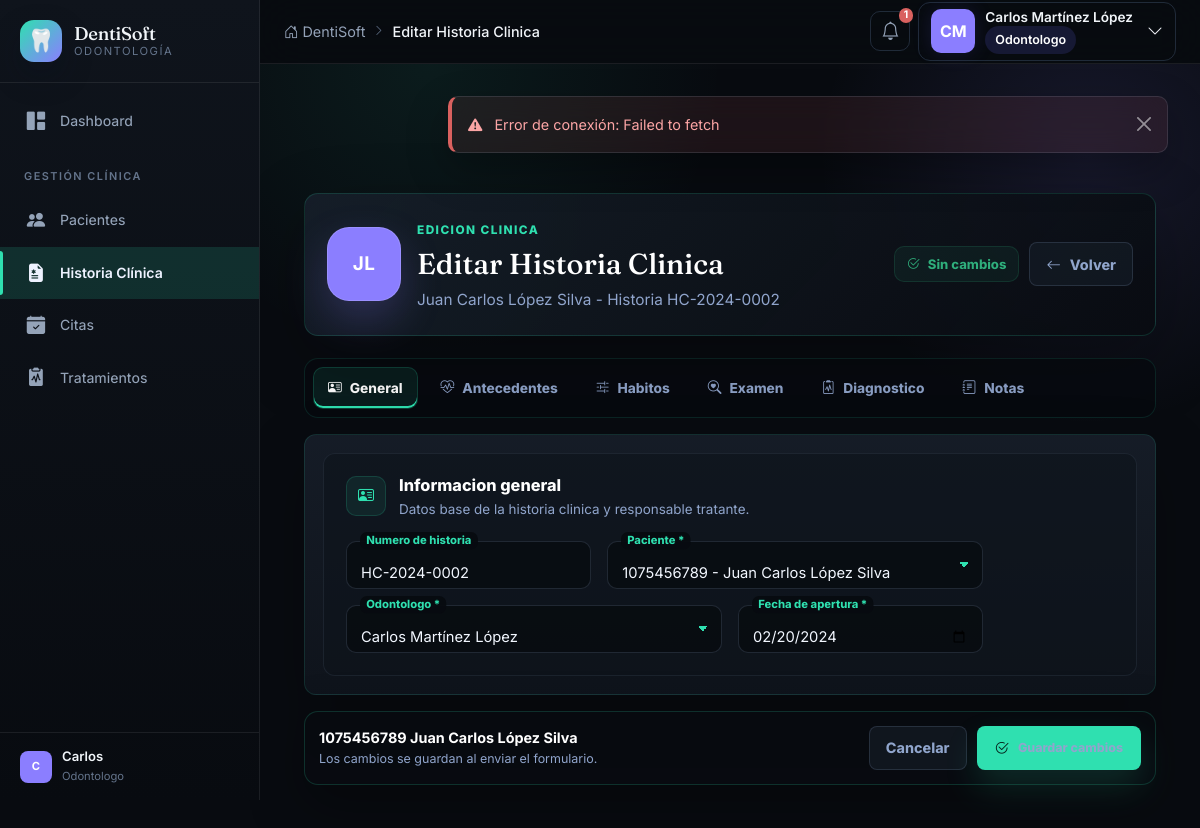
The app's page /modules/historia_clinica/editar.php?id=2 (signed in) with its own data.
### tables this page shows
CREATE TABLE IF NOT EXISTS usuarios (
    id INT AUTO_INCREMENT PRIMARY KEY,
    rol_id INT NOT NULL,
    nombre VARCHAR(100) NOT NULL,
    apellido VARCHAR(100) NOT NULL,
    email VARCHAR(150) NOT NULL UNIQUE,
    password VARCHAR(255) NOT NULL,
    telefono VARCHAR(20),
    estado ENUM('activo','inactivo','suspendido') DEFAULT 'activo',
    ultimo_acceso DATETIME,
    created_at TIMESTAMP DEFAULT CURRENT_TIMESTAMP,
    updated_at TIMESTAMP DEFAULT CURRENT_TIMESTAMP ON UPDATE CURRENT_TIMESTAMP,
    FOREIGN KEY (rol_id) REFERENCES roles(id)
);

CREATE TABLE IF NOT EXISTS historias_clinicas (
    id INT AUTO_INCREMENT PRIMARY KEY,
    paciente_id INT NOT NULL,
    odontologo_id INT NOT NULL,
    numero_historia VARCHAR(20) NOT NULL UNIQUE,
    fecha_apertura DATE NOT NULL,
    motivo_consulta TEXT,
    enfermedad_actual TEXT,
    antecedentes_medicos TEXT,
    antecedentes_odontologicos TEXT,
    medicamentos_actuales TEXT,
    alergias TEXT,
    habito_tabaco BOOLEAN DEFAULT FALSE,
    habito_alcohol BOOLEAN DEFAULT FALSE,
    habito_bruxismo BOOLEAN DEFAULT FALSE,
    otros_habitos TEXT,
    presion_arterial VARCHAR(10),
    frecuencia_cardiaca INT,
    temperatura DECIMAL(4,1),
    examen_extraoral TEXT,
    examen_intraoral TEXT,
    diagnostico TEXT,
    plan_tratamiento_inicial TEXT,
    observaciones TEXT,
    estado ENUM('activa','archivada') DEFAULT 'activa',
    created_at TIMESTAMP DEFAULT CURRENT_TIMESTAMP,
    updated_at TIMESTAMP DEFAULT CURRENT_TIMESTAMP ON UPDATE CURRENT_TIMESTAMP,
    FOREIGN KEY (paciente_id) REFERENCES pacientes(id),
    FOREIGN KEY (odontologo_id) REFERENCES usuarios(id)
);

CREATE TABLE IF NOT EXISTS pacientes (
    id INT AUTO_INCREMENT PRIMARY KEY,
    numero_documento VARCHAR(20) NOT NULL UNIQUE,
    tipo_documento ENUM('CC','TI','CE','PAS','RC') DEFAULT 'CC',
    nombre VARCHAR(100) NOT NULL,
    apellido VARCHAR(100) NOT NULL,
    fecha_nacimiento DATE,
    genero ENUM('M','F','Otro'),
    telefono VARCHAR(20),
    email VARCHAR(150),
    direccion TEXT,
    ciudad VARCHAR(100) DEFAULT 'Neiva',
    eps VARCHAR(100),
    tipo_afiliacion ENUM('contributivo','subsidiado','particular','otro') DEFAULT 'particular',
    grupo_sanguineo VARCHAR(5),
    estado ENUM('activo','inactivo') DEFAULT 'activo',
    created_at TIMESTAMP DEFAULT CURRENT_TIMESTAMP,
    updated_at TIMESTAMP DEFAULT CURRENT_TIMESTAMP ON UPDATE CURRENT_TIMESTAMP
);

### modules/historia_clinica/editar.php (the view, shortened to what the rows shown need)
<?php
require_once __DIR__ . '/../../config/session.php';
$cssAdicional = 'historia-premium.css';
$id = filter_input(INPUT_GET, 'id', FILTER_VALIDATE_INT);
try {
    $db = getDB();
    $stmt = $db->prepare("SELECT hc.*, p.nombre AS paciente_nombre, p.apellido AS paciente_apellido, p.numero_documento
        FROM historias_clinicas hc
        JOIN pacientes p ON p.id = hc.paciente_id
        WHERE hc.id = :id");
    $stmt->execute([':id' => $id]);
    $historia = $stmt->fetch();
    $pacientesStmt = $db->query("SELECT id, numero_documento, nombre, apellido FROM pacientes WHERE estado = 'activo' ORDER BY nombre, apellido");
    $pacientes = $pacientesStmt->fetchAll();
    $odontologosStmt = $db->prepare("SELECT u.id, u.nombre, u.apellido FROM usuarios u INNER JOIN roles r ON r.id = u.rol_id WHERE r.nombre = 'odontologo' AND u.estado = 'activo' ORDER BY u.nombre, u.apellido");
    $odontologosStmt->execute();
    $odontologos = $odontologosStmt->fetchAll();
} catch (PDOException $e) {
    error_log('Historia Clinica Editar carga error: ' . $e->getMessage());
    setAlerta('Error interno al cargar la historia clinica.', 'danger');
    header('Location: index.php');
    exit;
}
function value(array $historia, string $name): string {
    return htmlspecialchars(trim((string) ($historia[$name] ?? '')), ENT_QUOTES, 'UTF-8');
}
function selectedLabel(array $items, $id, string $prefix = ''): string {
    foreach ($items as $item) {
        if ((string) $item['id'] === (string) $id) {
            return htmlspecialchars($prefix . trim(($item['numero_documento'] ?? '') . ' ' . $item['nombre'] . ' ' . $item['apellido']), ENT_QUOTES, 'UTF-8');
        }
    }
    return 'Sin asignar';
}
$pacienteNombre = trim(($historia['paciente_nombre'] ?? '') . ' ' . ($historia['paciente_apellido'] ?? ''));
$iniciales = strtoupper(mb_substr($historia['paciente_nombre'] ?? 'H', 0, 1) . mb_substr($historia['paciente_apellido'] ?? 'C', 0, 1));
?>
<?php require_once __DIR__ . '/../../includes/header.php'; ?>
<div class="container-fluid py-4 history-form-page history-editor-page">
    <section class="history-form-hero hc-editor-hero">
        <div class="hc-patient-identity">
            <div class="hc-avatar hc-avatar-xl"><?= htmlspecialchars($iniciales ?: 'HC') ?></div>
            <div>
                <span class="historia-kicker">Edicion clinica</span>
                <h1>Editar Historia Clinica</h1>
                <p><?= htmlspecialchars($pacienteNombre ?: 'Paciente') ?> - Historia <?= htmlspecialchars($historia['numero_historia']) ?></p>
            </div>
        </div>
    </section>
    <form method="POST" novalidate class="needs-validation hc-editor-shell" data-prevent-double data-history-editor>
        <div class="history-form-panel hc-editor-panel">
            <section class="history-form-section hc-tab-panel is-active" data-hc-panel="general">
                <div class="history-section-title">
                    <div>
                        <h2>Informacion general</h2>
                    </div>
                </div>
                <div class="history-form-grid">
                    <label class="history-field hc-floating-field">
                        <input type="text" value="<?= htmlspecialchars($historia['numero_historia']) ?>" disabled placeholder=" ">
                        <span>Numero de historia</span>
                    </label>
                    <label class="history-field hc-floating-field history-wide">
                        <select name="paciente_id" required>
                            <?php foreach ($pacientes as $paciente): ?>
                                <option value="<?= $paciente['id'] ?>" <?= $historia['paciente_id'] == $paciente['id'] ? 'selected' : ''?>>
                                    <?= htmlspecialchars($paciente['numero_documento'] . ' - ' . $paciente['nombre'] . ' ' . $paciente['apellido']) ?>
                                </option>
                            <?php endforeach; ?>
                        </select>
                        <span>Paciente *</span>
                    </label>
                    <label class="history-field hc-floating-field history-wide">
                        <select name="odontologo_id" required>
                            <?php foreach ($odontologos as $odontologo): ?>
                                <option value="<?= $odontologo['id'] ?>" <?= $historia['odontologo_id'] == $odontologo['id'] ? 'selected' : ''?>>
                                    <?= htmlspecialchars($odontologo['nombre'] . ' ' . $odontologo['apellido']) ?>
                                </option>
                            <?php endforeach; ?>
                        </select>
                        <span>Odontologo *</span>
                    </label>
                    <label class="history-field hc-floating-field">
                        <input type="date" name="fecha_apertura" value="<?= value($historia, 'fecha_apertura') ?>" required placeholder=" ">
                        <span>Fecha de apertura *</span>
                    </label>
                </div>
            </section>
        </div>
        <div class="hc-editor-footer">
            <div>
                <strong><?= htmlspecialchars(selectedLabel($pacientes, $historia['paciente_id'])) ?></strong>
                <span>Los cambios se guardan al enviar el formulario.</span>
            </div>
        </div>
    </form>
</div>
<?php require_once __DIR__ . '/../../includes/footer.php'; ?>

### includes/header.php (shortened to what the rows shown need)
<?php
require_once __DIR__ . '/../config/session.php';
$usuario = currentUser();
?>
<!DOCTYPE html>
<html lang="es">
<head>
    <link href="https://cdn.jsdelivr.net/npm/bootstrap@5.3.3/dist/css/bootstrap.min.css" rel="stylesheet">
    <link href="https://cdn.jsdelivr.net/npm/bootstrap-icons@1.11.3/font/bootstrap-icons.css" rel="stylesheet">
    <link href="<?= BASE_URL ?>/assets/css/style.css?v=<?= filemtime(__DIR__ . '/../assets/css/style.css') ?>" rel="stylesheet">
    <?php if (isset($cssAdicional)): ?>
        <?php $cssAdicionalPath = __DIR__ . '/../assets/css/' . $cssAdicional; ?>
        <link href="<?= BASE_URL ?>/assets/css/<?= $cssAdicional ?>?v=<?= is_file($cssAdicionalPath) ? filemtime($cssAdicionalPath) : time() ?>" rel="stylesheet">
    <?php endif; ?>
</head>
<body>
    <nav class="navbar-top">
        <div class="navbar-right">
            <div class="dropdown">
                <button class="navbar-user-btn" data-bs-toggle="dropdown" aria-expanded="false">
                    <div class="user-avatar user-avatar-lg">
                        <?= strtoupper(mb_substr($usuario['nombre'], 0, 1) . mb_substr($usuario['apellido'], 0, 1)) ?>
                    </div>
                    <div class="user-info d-none d-md-block">
                        <span class="user-name"><?= htmlspecialchars($usuario['nombre'] . ' ' . $usuario['apellido']) ?></span>
                        <span class="user-role-badge"><span class="role-badge"><?= htmlspecialchars(ucfirst($usuario['rol'])) ?></span></span>
                    </div>
                    <i class="bi bi-chevron-down ms-1 d-none d-md-inline"></i>
                </button>
            </div>
        </div>
    </nav>
    <?php require_once __DIR__ . '/sidebar.php'; ?>
    <main class="main-content" id="mainContent">

### includes/sidebar.php (shortened to what the rows shown need)
<?php
$usuario = currentUser();
?>
<aside class="sidebar" id="sidebar">
    <div class="sidebar-footer">
        <div class="sidebar-user-mini">
            <div class="user-avatar-sm">
                <?= strtoupper(mb_substr($usuario['nombre'], 0, 1)) ?>
            </div>
            <div class="user-info-sm">
                <span><?= htmlspecialchars($usuario['nombre']) ?></span>
                <small><?= htmlspecialchars(ucfirst($usuario['rol'])) ?></small>
            </div>
        </div>
    </div>
</aside>

### records on screen
usuarios: nombre+apellido "CM", nombre+apellido "Carlos Martínez López", nombre "C", nombre "Carlos"
historias_clinicas: paciente.apellido "JL", paciente.apellido "Juan Carlos López Silva", numero_historia "HC-2024-0002", paciente_id "1075456789 - Juan Carlos López Silva", odontologo_id "Carlos Martínez López", fecha_apertura "02/20/2024", paciente.apellido "1075456789 Juan Carlos López Silva"

### other values on screen
APP_NAME "DentiSoft"
$paginaTitulo "Editar Historia Clinica"
$totalNotificaciones "1"
$usuario['rol'] "Odontologo"
